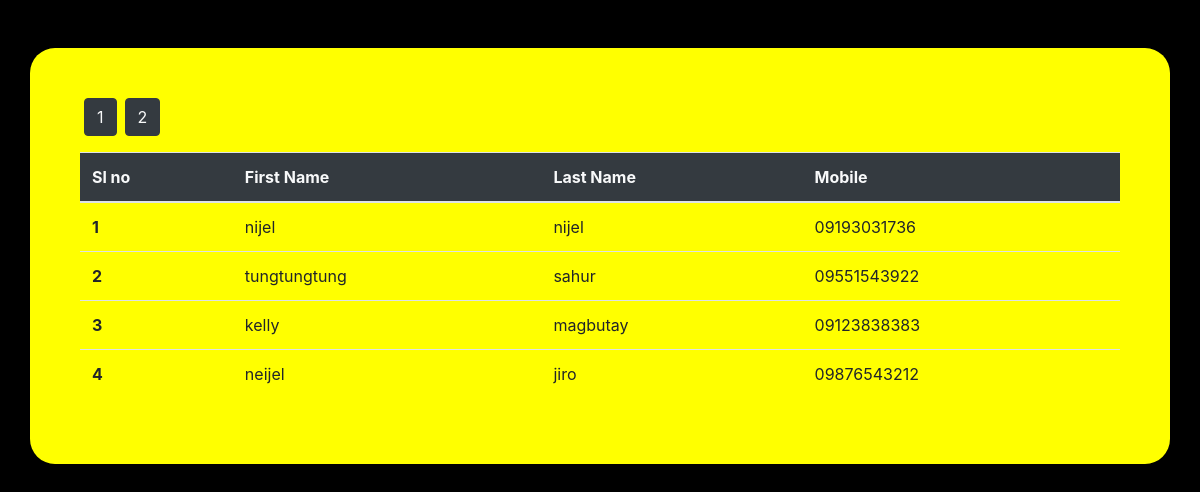
The page /pagination.php on the database its author committed.
### tables this page shows
CREATE TABLE `seriescrud` (
  `ID` int(11) NOT NULL,
  `Fname` varchar(100) NOT NULL,
  `Lname` varchar(100) NOT NULL,
  `Email` varchar(225) NOT NULL,
  `Mobile` varchar(20) NOT NULL,
  `multipleData` varchar(255) NOT NULL,
  `gender` enum('Male','Female','Other','') NOT NULL,
  `place` varchar(255) NOT NULL
);

### pagination.php (the view, shortened to what this page needs)
<?php
include 'connect.php';
?>
<!DOCTYPE html>
<html lang="en">
<head>
    <link rel="stylesheet" href="https://cdn.jsdelivr.net/npm/bootstrap@4.0.0/dist/css/bootstrap.min.css">
</head>
<body>
<div class="container my-5">
    <table class="table">
  <thead class="btn-dark  text-light">
    <tr>
      <th scope="col">Sl no</th>
      <th scope="col">First Name</th>
      <th scope="col">Last Name</th>
      <th scope="col">Mobile</th>
    </tr>
  </thead>
  <tbody>
    <?php
    $sql = "Select * from `seriescrud` limit 0,5";
    $result=mysqli_query($con,$sql);
    $num=mysqli_num_rows($result);
    $numberPages=4;
    $totalPages=ceil($num/$numberPages) ;
    for($btn=1;$btn<=$totalPages;$btn++){
      echo '<button class ="btn btn-dark mx-1 mb-3">
      <a href="pagination.php?page='.$btn.'"class="text-light">'.$btn.'</a></button>';
    }
    if(isset($_GET['page'])){
      $page=$_GET['page'];
    }else{
      $page=1;
    }
    $startinglimit=($page-1)*$numberPages;
    $sql="Select * from `seriescrud` limit " .$startinglimit.','.$numberPages;
    $result=mysqli_query($con,$sql);
    while($row=mysqli_fetch_assoc($result)){
      echo'
    <tr>
      <th scope="row">'.$row['ID'].'</th>
      <td>'.$row['Fname'].'</td>
      <td>'.$row['Lname'].'</td>
      <td>'.$row['Mobile'].'</td>
    </tr>';
    }
     ?>
  </tbody>
</table>
    </div>
</body>
</html>

### pagination.php (style rules this page uses)
body { background-color:black; }
.container { border-radius: 25px; background-color: yellow; padding: 50px; }

### rows shown on the page
seriescrud: ID "1", Fname "nijel", Lname "nijel", Mobile "09193031736"
seriescrud: ID "2", Fname "tungtungtung", Lname "sahur", Mobile "09551543922"
seriescrud: ID "3", Fname "kelly", Lname "magbutay", Mobile "09123838383"
seriescrud: ID "4", Fname "neijel", Lname "jiro", Mobile "09876543212"
